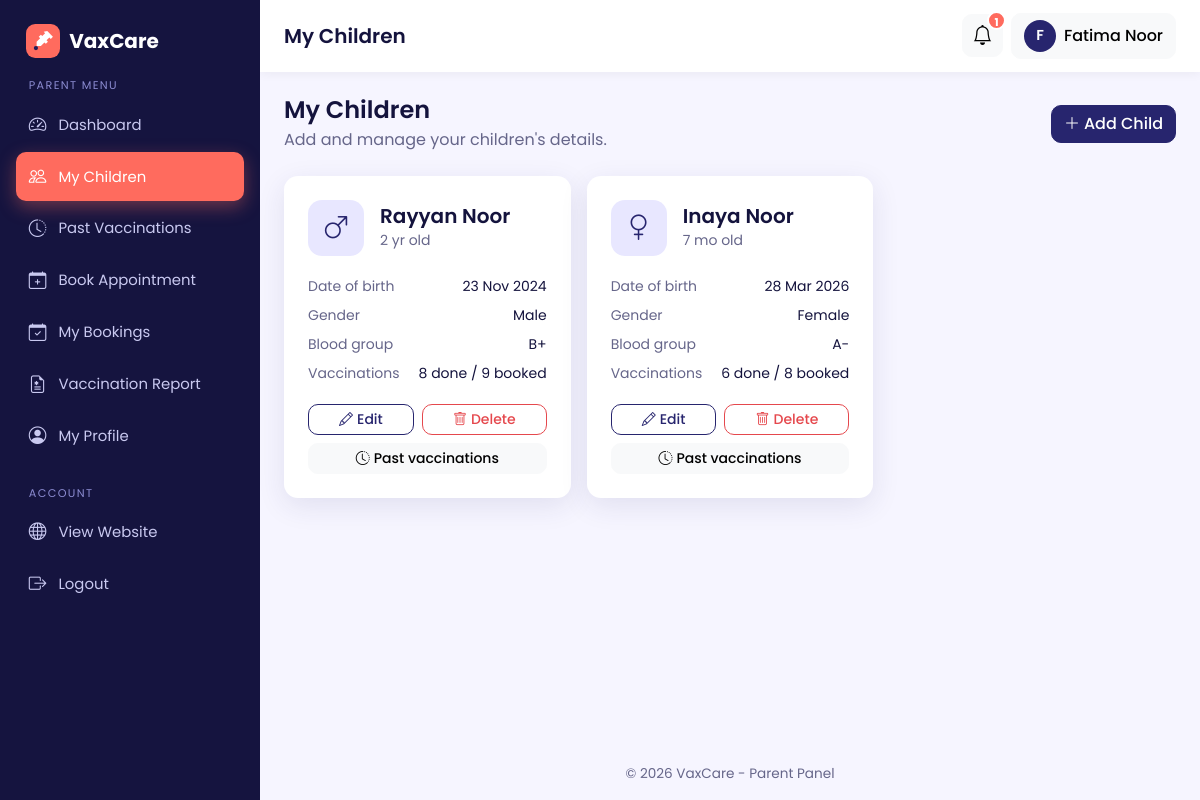
Screenshot of /parent/children.php (signed in) with the database file from the repository.
### tables this page shows
CREATE TABLE children (
  id INT AUTO_INCREMENT PRIMARY KEY,
  parent_id INT NOT NULL,
  name VARCHAR(100) NOT NULL,
  dob DATE NOT NULL,
  gender ENUM('male','female') NOT NULL,
  blood_group VARCHAR(5),
  FOREIGN KEY (parent_id) REFERENCES users(id) ON DELETE CASCADE
);

CREATE TABLE notifications (
  id INT AUTO_INCREMENT PRIMARY KEY,
  user_id INT NOT NULL,
  message VARCHAR(255) NOT NULL,
  link VARCHAR(255) NULL,                             
  is_read TINYINT(1) NOT NULL DEFAULT 0,
  created_at TIMESTAMP DEFAULT CURRENT_TIMESTAMP,
  FOREIGN KEY (user_id) REFERENCES users(id) ON DELETE CASCADE
);

### parent/children.php (the view, shortened to what this page needs)
<?php
require_once __DIR__ . '/../config/db.php';
$stmt = $pdo->prepare(
    "SELECT c.*,
            (SELECT COUNT(*) FROM bookings b WHERE b.child_id = c.id) AS total_bookings,
            (SELECT COUNT(*) FROM bookings b WHERE b.child_id = c.id AND b.vaccination_status = 'vaccinated') AS vaccinated_count
     FROM children c
     WHERE c.parent_id = ?
     ORDER BY c.id DESC"
);
$stmt->execute([$_SESSION['user_id']]);
$children = $stmt->fetchAll();
require_once __DIR__ . '/../includes/parent_header.php';
?>
<div class="d-flex flex-wrap justify-content-between align-items-center gap-2 mb-4">
  <div>
    <h4 class="mb-1">My Children</h4>
    <p class="text-muted mb-0">Add and manage your children's details.</p>
  </div>
  <a href="<?= BASE_URL ?>/parent/child_form.php" class="btn btn-primary">
    <i class="bi bi-plus-lg me-1"></i>Add Child
  </a>
</div>
<?php if (!$children): ?>
  <div class="card">
    <div class="card-body p-5 text-center">
      <div class="icon-box mx-auto mb-3"><i class="bi bi-person-hearts"></i></div>
      <h5>No children added yet</h5>
      <p class="text-muted mb-3">Add your child's details to start tracking vaccinations.</p>
      <a href="<?= BASE_URL ?>/parent/child_form.php" class="btn btn-primary">Add your first child</a>
    </div>
  </div>
<?php else: ?>
  <div class="row g-3">
    <?php foreach ($children as $c): ?>
      <div class="col-md-6 col-xl-4">
        <div class="card card-hover h-100">
          <div class="card-body p-4">
            <div class="d-flex align-items-center gap-3 mb-3">
              <div class="icon-box flex-shrink-0">
                <i class="bi bi-gender-<?= $c['gender'] === 'male' ? 'male' : 'female' ?>"></i>
              </div>
              <div class="min-w-0">
                <h5 class="mb-0 text-truncate"><?= e($c['name']) ?></h5>
                <small class="text-muted"><?= e(child_age($c['dob'])) ?> old</small>
              </div>
            </div>
            <ul class="list-unstyled small mb-3">
              <li class="d-flex justify-content-between py-1"><span class="text-muted">Date of birth</span><span><?= format_date($c['dob']) ?></span></li>
              <li class="d-flex justify-content-between py-1"><span class="text-muted">Gender</span><span><?= e(ucfirst($c['gender'])) ?></span></li>
              <li class="d-flex justify-content-between py-1"><span class="text-muted">Blood group</span><span><?= e($c['blood_group'] ?: '-') ?></span></li>
              <li class="d-flex justify-content-between py-1">
                <span class="text-muted">Vaccinations</span>
                <span><?= (int)$c['vaccinated_count'] ?> done / <?= (int)$c['total_bookings'] ?> booked</span>
              </li>
            </ul>
            <div class="d-flex gap-2">
              <a href="<?= BASE_URL ?>/parent/child_form.php?id=<?= (int)$c['id'] ?>" class="btn btn-sm btn-outline-primary flex-fill">
                <i class="bi bi-pencil me-1"></i>Edit
              </a>
              <form method="post" action="<?= BASE_URL ?>/parent/child_delete.php" class="flex-fill">
                <button type="submit" class="btn btn-sm btn-outline-danger w-100"
                        data-confirm="Delete <?= e($c['name']) ?>? This cannot be undone.">
                  <i class="bi bi-trash me-1"></i>Delete
                </button>
              </form>
            </div>
            <a href="<?= BASE_URL ?>/parent/past_vaccinations.php?child=<?= (int)$c['id'] ?>" class="btn btn-sm btn-light w-100 mt-2">
              <i class="bi bi-clock-history me-1"></i>Past vaccinations
            </a>
          </div>
        </div>
      </div>
    <?php endforeach; ?>
  </div>
<?php endif; ?>
<?php require_once __DIR__ . '/../includes/parent_footer.php'; ?>

### assets/css/style.css (style rules this page uses)
:root { --brand: #27256e; --brand-dark: #1c1b57; --brand-light: #e8e7ff; --accent: #2563eb; --bg: #f6f5ff; --text: #1f2937; --muted: #6b7280; --radius: 14px; --shadow: 0 6px 24px rgba(39,37,110, 0.10); --bs-primary: #27256e; --bs-primary-rgb: 39, 37, 110; --bs-link-color: #27256e; --bs-link-hover-color: #1c1b57; --bs-body-font-family: 'Poppins', system-ui, sans-serif; --bs-body-color: var(--text); }
html { scroll-behavior: smooth; }
body { font-family: 'Poppins', system-ui, sans-serif; background: var(--bg); color: var(--text); min-height: 100vh; display: flex; flex-direction: column; }
h1, h2, h3, h4, h5, h6 { font-weight: 600; color: #0f172a; }
.text-muted { color: var(--muted) !important; }
.btn { border-radius: 10px; font-weight: 500; transition: all .2s ease; }
.btn-primary { --bs-btn-bg: var(--brand); --bs-btn-border-color: var(--brand); --bs-btn-hover-bg: var(--brand-dark); --bs-btn-hover-border-color: var(--brand-dark); --bs-btn-active-bg: var(--brand-dark); --bs-btn-active-border-color: var(--brand-dark); --bs-btn-disabled-bg: var(--brand); --bs-btn-disabled-border-color: var(--brand); }
.btn-outline-primary { --bs-btn-color: var(--brand); --bs-btn-border-color: var(--brand); --bs-btn-hover-bg: var(--brand); --bs-btn-hover-border-color: var(--brand); --bs-btn-active-bg: var(--brand); --bs-btn-active-border-color: var(--brand); }
.card { border: 0; border-radius: var(--radius); box-shadow: var(--shadow); }
.card-hover { transition: transform .18s ease, box-shadow .18s ease; }
.icon-box { width: 56px; height: 56px; border-radius: 14px; display: inline-flex; align-items: center; justify-content: center; background: var(--brand-light); color: var(--brand); font-size: 1.6rem; }
body.admin-body { display: block; background: var(--bg); }
:root { --bs-primary-bg-subtle: #e8e7ff; --bs-primary-text-emphasis: #27256e; }
.min-w-0 { min-width: 0; }
html { scroll-padding-top: 80px; }
:root { --brand: #27256e; --brand-dark: #1c1b57; --brand-light: #e8e7ff; --indigo: #4b47d1; --coral: #ff6b5e; --coral-dark: #e9554a; --teal: #2a9df4; --bg: #f6f5ff; --text: #14133d; --muted: #66668a; --navy-deep: #15143f; --shadow: 0 8px 28px rgba(39,37,110,.10); --bs-primary: #27256e; --bs-primary-rgb: 39, 37, 110; --bs-link-color: #27256e; --bs-link-hover-color: #1c1b57; --bs-primary-bg-subtle: #e8e7ff; --bs-primary-text-emphasis: #27256e; --bs-body-color: #14133d; }
h1, h2, h3, h4, h5, h6 { color: var(--text); }
:root { --teal: #2a9df4; --bs-success: #4b47d1; --bs-success-rgb: 75, 71, 209; --bs-success-bg-subtle: #e8e7ff; --bs-success-border-subtle: #c9c7ff; --bs-success-text-emphasis: #27256e; --bs-danger: #e5484d; --bs-danger-rgb: 229, 72, 77; --bs-danger-bg-subtle: #ffe6e7; --bs-danger-border-subtle: #ffc9cb; --bs-danger-text-emphasis: #8f1d22; --bs-info: #2a9df4; --bs-info-rgb: 42, 157, 244; --bs-info-bg-subtle: #e3f3ff; --bs-info-border-subtle: #b9e0fc; --bs-info-text-emphasis: #0c5a96; }
.btn { font-weight: 500; }
.btn-outline-danger { --bs-btn-color: #e5484d; --bs-btn-border-color: #e5484d; --bs-btn-hover-bg: #e5484d; --bs-btn-hover-border-color: #e5484d; --bs-btn-active-bg: #e5484d; --bs-btn-active-border-color: #e5484d; }

### rows the page displays
children: name "Rayyan Noor", dob.is_read "2 yr", dob "23 Nov 2024", gender "Male", blood_group "B+", vaccinated_count "8", total_bookings "9"
children: name "Inaya Noor", dob "7 mo", dob "28 Mar 2026", gender "Female", blood_group "A-", vaccinated_count "6", total_bookings "8"

### other values shown
APP_NAME "VaxCare"
$label "Dashboard"
$label "My Children"
$label "Past Vaccinations"
$label "Book Appointment"
$label "My Bookings"
$label "Vaccination Report"
$label "My Profile"
$pageTitle "My Children"
$notifCount "1"
mb_strtoupper(mb_substr($_SESSION['name'] ?? 'P', 0, 1)) "F"
$_SESSION['name'] "Fatima Noor"
